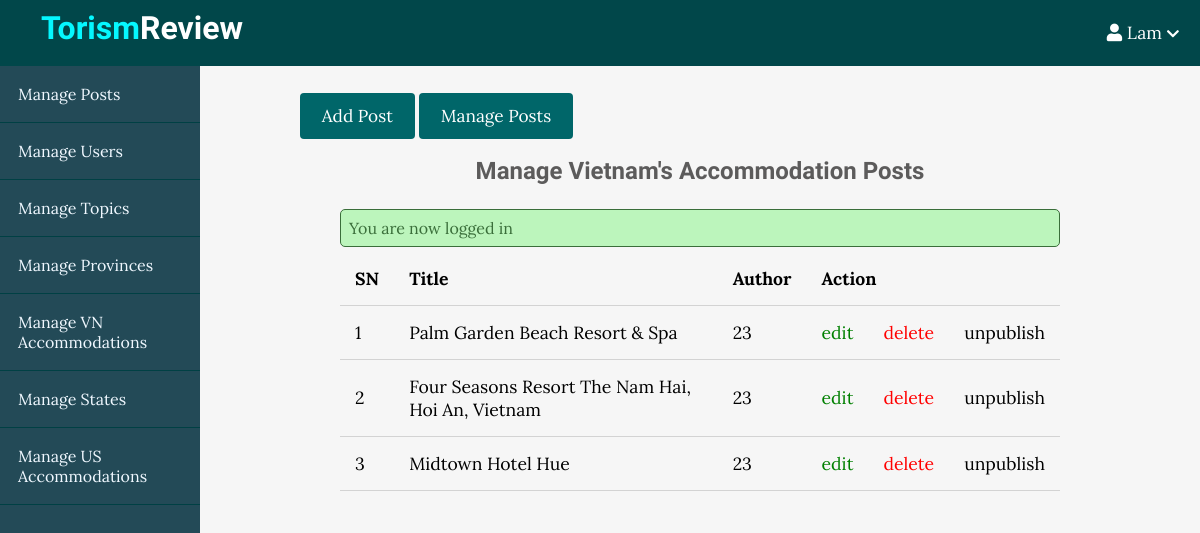
The page /admin/vnaccomms/index.php (signed in) on the database its author committed.
### tables this page shows
CREATE TABLE `vnaccomms` (
  `id` int(11) NOT NULL,
  `user_id` int(11) NOT NULL,
  `province_id` int(11) DEFAULT NULL,
  `title` varchar(255) NOT NULL,
  `image` varchar(255) NOT NULL,
  `body` text NOT NULL,
  `published` tinyint(4) NOT NULL,
  `created_at` datetime NOT NULL DEFAULT CURRENT_TIMESTAMP
);

### app/database/db.php (called while the page is built, shortened)
<?php
require('connect.php');
function selectAll($table, $conditions = [])
{
    global $conn;
    $sql = "SELECT * FROM $table";
    if (empty($conditions)) {
        $stmt = $conn->prepare($sql);
        $stmt->execute();
        $records = $stmt->get_result()->fetch_all(MYSQLI_ASSOC);
        return $records;
    }
}

### app/controllers/vnaccomms.php (called while the page is built, shortened)
<?php
include(ROOT_PATH . "/app/database/db.php");
$table = 'vnaccomms';
$posts = selectAll($table);

### admin/vnaccomms/index.php (the view, shortened to what this page needs)
<?php include(ROOT_PATH . "/app/controllers/vnaccomms.php");
?>
<!DOCTYPE html>
<html lang="en">
<head>
    <link rel="stylesheet" href="https://use.fontawesome.com/releases/v5.7.2/css/all.css">
    <link rel="stylesheet" href="../../assets/css/style.css">
    <link rel="stylesheet" href="../../assets/css/admin.css">
</head>
<body>
    <?php include(ROOT_PATH . "/app/includes/adminHeader.php"); ?>
    <div class="admin-wrapper">
        <?php include(ROOT_PATH . "/app/includes/adminSidebar.php"); ?>
        <div class="admin-content">
            <div class="button-group">
                <a href="create.php" class="btn btn-big">Add Post</a>
                <a href="index.php" class="btn btn-big">Manage Posts</a>
            </div>
            <div class="content">
                <h2 class="page-title">Manage Vietnam's Accommodation Posts</h2>
                <?php include(ROOT_PATH . "/app/includes/messages.php"); ?>
                <table>
                    <thead>
                        <th>SN</th>
                        <th>Title</th>
                        <th>Author</th>
                        <th colspan="3">Action</th>
                    </thead>
                    <tbody>
                        <?php foreach ($posts as $key => $post) : ?>
                            <tr>
                                <td><?php echo $key + 1; ?></td>
                                <td><?php echo $post['title'] ?></td>
                                <td><?php echo $post['user_id'] ?></td>
                                <td><a href="edit.php?id=<?php echo $post['id']; ?>" class="edit">edit</a></td>
                                <td><a href="edit.php?delete_id=<?php echo $post['id']; ?>" class="delete">delete</a></td>
                                <?php if ($post['published']) : ?>
                                    <td><a href="edit.php?published=0&p_id=<?php echo $post['id'] ?>" class="unpublish">unpublish</a></td>
                                <?php else : ?>
                                    <td><a href="edit.php?published=1&p_id=<?php echo $post['id'] ?>" class="publish">publish</a></td>
                                <?php endif; ?>
                            </tr>
                        <?php endforeach; ?>
                    </tbody>
                </table>
            </div>
        </div>
    </div>
</body>
</html>

### assets/css/style.css (style rules this page uses)
* { box-sizing: border-box; }
html, body { height: 100%; padding: 0px; margin: 0px; background: #f6f6f6; font-family: "Lora", serif; }
h1, h2, h3, h4, h5, h6 { font-family: "Candal", serif; color: #5c5b5b; margin: 5px; }
a { text-decoration: none; color: inherit; }
.btn { padding: 0.5rem 1rem; background: #006669; color: white; border: 1px solid transparent; border-radius: 0.25rem; font-size: 1.08em; font-family: "Lora", serif; }
.btn-big { padding: 0.7rem 1.3rem; line-height: 1.3rem; }
.content { width: 90%; margin: 30px auto 30px; }

### assets/css/admin.css (style rules this page uses)
.admin-wrapper { display: flex; height: calc(100% - 66px); }
.admin-wrapper .admin-content { flex: 8; height: 100%; padding: 40px 100px 100px; overflow-y: scroll; }
.admin-content .page-title { text-align: center; margin-bottom: 1.5rem; }
table { width: 100%; border-collapse: collapse; font-size: 1.1rem; }
th, td { padding: 15px; text-align: left; border-bottom: 1px solid #d3d3d3; }
.edit { color: green; }
.delete { color: red; }

### rows shown on the page
vnaccomms: title "Palm Garden Beach Resort & Spa", user "23"
vnaccomms: title "Four Seasons Resort The Nam Hai, Hoi An, Vietnam", user "23"
vnaccomms: title "Midtown Hotel Hue", user "23"

### other values the page prints
$_SESSION['username'] "Lam"
$_SESSION['message'] "You are now logged in"
